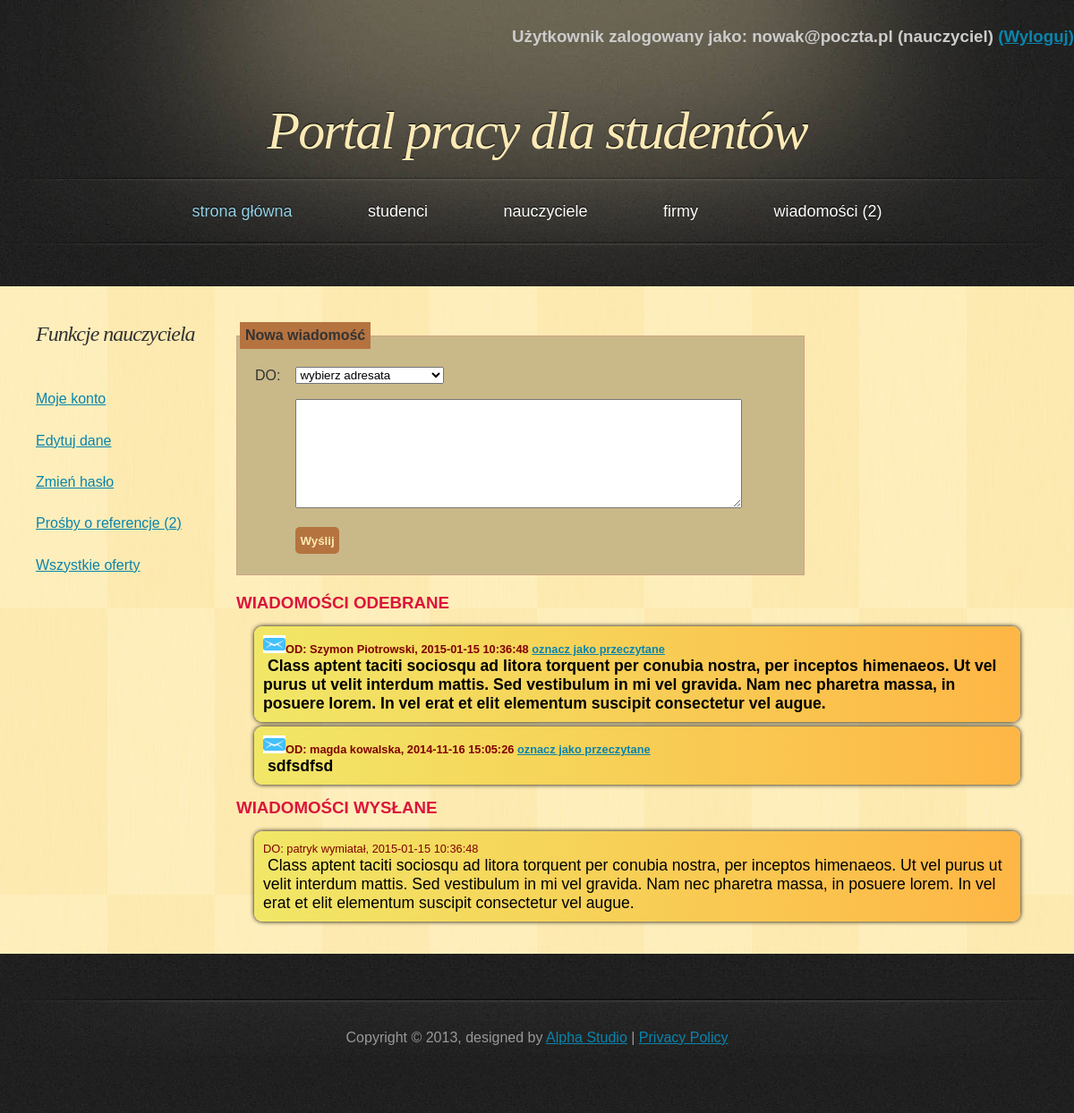
/PortalPracy/php/messages.php (signed in), run on the app's committed database.
### tables this page shows
CREATE TABLE IF NOT EXISTS `message` (
  `message_id` int(11) NOT NULL AUTO_INCREMENT,
  `student_from` int(11) DEFAULT NULL,
  `teacher_from` int(11) DEFAULT NULL,
  `company_from` int(11) DEFAULT NULL,
  `student_to` int(11) DEFAULT NULL,
  `teacher_to` int(11) DEFAULT NULL,
  `company_to` int(11) DEFAULT NULL,
  `content` text,
  `date` datetime NOT NULL,
  `is_read` tinyint(4) NOT NULL,
  PRIMARY KEY (`message_id`),
  KEY `student_from` (`student_from`),
  KEY `company_from` (`company_from`),
  KEY `student_to` (`student_to`),
  KEY `teacher_to` (`teacher_to`),
  KEY `company_to` (`company_to`),
  KEY `teacher_from` (`teacher_from`)
);

CREATE TABLE IF NOT EXISTS `student` (
  `student_id` int(11) NOT NULL AUTO_INCREMENT,
  `name` varchar(45) NOT NULL,
  `last_name` varchar(45) NOT NULL,
  `address` varchar(50) NOT NULL,
  `telephone` varchar(11) NOT NULL,
  `e_mail` varchar(50) NOT NULL,
  `password` varchar(100) NOT NULL,
  `education` text NOT NULL,
  `languages` text NOT NULL,
  `experience` text NOT NULL,
  `skills` text NOT NULL,
  `interest` text NOT NULL,
  `employment_form` text NOT NULL,
  `change_of_residence` tinyint(1) NOT NULL,
  `salary` float NOT NULL,
  `status` text NOT NULL,
  `account_creation_date` date NOT NULL,
  `is_admin` tinyint(1) NOT NULL DEFAULT '0',
  `photoname` varchar(30) NOT NULL,
  PRIMARY KEY (`student_id`)
);

### PortalPracy/php/classDatabase.php (called while the page is built, shortened)
<?php
class Database {
    private $db;
    function __construct() {
        $this->server = 'localhost';
        $this->user = 'root';
        $this->password = '';
        $this->basename = 'data_base_new';
        $this->db = new mysqli($this->server, $this->user, $this->password, $this->basename);
        if ($this->db->connect_error) {
            die('Blad polaczenia z baza danych (' . $this->db->connect_errno . ') ' . $this->db->connect_error);
        } else {
            $this->db->query("SET NAMES 'utf8'");
        }
    }
    function get_student_data($id) {
        if ($result = $this->db->query("SELECT * FROM `student` WHERE `student_id`='$id'")) {
            if ($result->num_rows == 0) {
                return false;
            } else {
                $obj = $result->fetch_object();
                $array = array();
                $array['name'] = $obj->name;
                $array['last_name'] = $obj->last_name;
                $array['email'] = $obj->e_mail;
                $array['address'] = $obj->address;
                $array['telephone'] = $obj->telephone;
                $array['education'] = $obj->education;
                $array['languages'] = $obj->languages;
                $array['experience'] = $obj->experience;
                $array['skills'] = $obj->skills;
                $array['interest'] = $obj->interest;
                $array['employment_form'] = $obj->employment_form;
                $array['change_of_residence'] = $obj->change_of_residence;
                $array['salary'] = $obj->salary;
                $array['status'] = $obj->status;
                $array['photoname'] = $obj->photoname;
                return $array;
            }
        }
    }
    function get_student_list($start, $onpage) {
        if ($result = $this->db->query("SELECT * FROM `student` ORDER BY `last_name` LIMIT $start, $onpage ")) {
            return $result;
        }
    }
    function get_message_from_teacher($teacher_id) {
        if ($result = $this->db->query("SELECT * FROM `message`  WHERE `teacher_from` =$teacher_id ORDER BY `date` DESC")) {
            return $result;
        }
    }
    function get_message_to_teacher($teacher_id) {
        if ($result = $this->db->query("SELECT * FROM `message`  WHERE `teacher_to` =$teacher_id ORDER BY `date` DESC")) {
            return $result;
        }
    }
}

### PortalPracy/php/messages.php (the view, shortened to what this page needs)
<!DOCTYPE html>
<html>
    <head>
        <link href="../css/style.css" rel="stylesheet" type="text/css" />
    </head>
    <body>
        <div id="header">
            <?php
            include_once 'classPage.php';
            ?>
            <h1><a href="index.php">Portal pracy dla studentów</a></h1>
        </div>
        <div id="main">
            <div id="content">
                <?php
                if (isset($_SESSION['name'])) {
                    include_once 'classDatabase.php';
                    $db = new Database();
                    $students = $db->get_student_list(0, $db->get_student_number());
                    echo "<div id='send_message'>";
                    echo "<form id='send_message' action='send_message.php' method='POST'>
                    <fieldset id='new_message'>
                    <legend>Nowa wiadomość</legend>
                    <table><tbody>
                    <tr>
                    <td> DO:
                    </td>
                    ";
                    echo "<td><select name='recipient' >";
                    echo "<option selected disabled value=''>wybierz adresata</option>";
                    echo "</select></td></tr>";
                    echo "<tr>";
                    echo "<td></td>";
                    echo "<td><textarea rows='8' cols='60' name='content'></textarea>";
                    echo "</td>";
                    echo "</tr>";
                    echo "<tr>";
                    echo "<td></td>";
                    echo "<td><input type='submit' value='Wyślij'/>";
                    echo "</td>";
                    echo "</tr>";
                    echo '
                    </tbody></table>
                    <span class="error"></span>
                    </fieldset>
                    </form>';
                    echo "</div>";
                    echo "<h3 class='conspicuous'>Wiadomości odebrane</h3>";
                    echo "<div id='received'>";
                    if ($_SESSION['usertype'] == 'student') {
                        $result = $db->get_message_to_student($_SESSION['id']);
                    } else if ($_SESSION['usertype'] == 'nauczyciel') {
                        $result = $db->get_message_to_teacher($_SESSION['id']);
                    } else {
                        $result = $db->get_message_to_company($_SESSION['id']);
                    }
                    include_once 'classMessage.php';
                    while ($obj = $result->fetch_object()) {
                        $m = Message::make_new_to_display_received($obj->message_id, $obj->student_from, $obj->teacher_from, $obj->company_from, $obj->content, $obj->date, $obj->is_read);
                        echo $m->display_received();
                    }
                    echo "</div>";
                    echo "<h3 class='conspicuous'>Wiadomości wysłane</h3>";
                    echo "<div id='sent'>";
                    if ($_SESSION['usertype'] == 'student') {
                        $result = $db->get_message_from_student($_SESSION['id']);
                    } else if ($_SESSION['usertype'] == 'nauczyciel') {
                        $result = $db->get_message_from_teacher($_SESSION['id']);
                    } else {
                        $result = $db->get_message_from_company($_SESSION['id']);
                    }
                    while ($obj = $result->fetch_object()) {
                        $m = Message::make_new_to_display_sent($obj->student_to, $obj->teacher_to, $obj->company_to, $obj->content, $obj->date);
                        echo $m->display_sent();
                    }
                    echo "</div>";
                }
                ?>
            </div>
            <div id="sidebar">
            </div>
            <div class="clearing">&nbsp;</div>
        </div>
    </body>
</html>

### PortalPracy/php/classMessage.php (shortened to what this page needs)
<?php
include_once 'classDatabase.php';
class Message {
    private $mysqli;
    private $student_from;
    private $teacher_from;
    private $company_from;
    private $student_to;
    private $teacher_to;
    private $company_to;
    private $content;
    private $datetime;
    private $read;
    private $id;
    function __construct() {
        $this->mysqli = new Database();
    }
    public static function make_new_to_display_sent($student_to, $teacher_to, $company_to, $content, $datetime) {
        $obj = new Message();
        $obj->set_student_to($student_to);
        $obj->set_teacher_to($teacher_to);
        $obj->set_company_to($company_to);
        $obj->set_content($content);
        $obj->set_datetime($datetime);
        return $obj;
    }
    public static function make_new_to_display_received($id, $student_from, $teacher_from, $company_from, $content, $datetime, $read) {
        $obj = new Message();
        $obj->set_student_from($student_from);
        $obj->set_teacher_from($teacher_from);
        $obj->set_company_from($company_from);
        $obj->set_content($content);
        $obj->set_datetime($datetime);
        $obj->set_read($read);
        $obj->set_id($id);
        return $obj;
    }
    function display_received() {
        if (!is_null($this->student_from)) {
            $s = $this->mysqli->get_student_data($this->student_from);
            $name = $s['name'];
            $last_name = $s['last_name'];
        } else if (!is_null($this->teacher_from)) {
            $t = $this->mysqli->get_teacher_data($this->teacher_from);
            $name = $t['name'];
            $last_name = $t['last_name'];
        } else if (!is_null($this->company_from)) {
            $c = $this->mysqli->get_company_data($this->company_from);
            $name = $c['name'];
            $last_name = '';
        }
        $string = "<div class='message'>";
        if ($this->read == 0) {
            $string.= "<div id='message$this->id' class='unread'>";
        } else {
            $string.= "<div>";
        }
        $string.="<span class='message_header'>";
        if ($this->read == 0) {
            $string.="<img id='icon$this->id' src='../images/message_icon.png' class='icon'/>";
        }
        $string.= "OD: " . $name . " " . $last_name . ", " . $this->datetime;
        if ($this->read == 0) {
            $string.="          <a id='read$this->id' onclick='mark_as_read(" . $this->id . ")'>oznacz jako przeczytane</a>";
        }
        $string.="</span><br/> ";
        $string.="<span class='message_content '>" . $this->content . "</span>";
        $string.="</div></div>";
        return $string;
    }
    function display_sent() {
        if (!is_null($this->student_to)) {
            $s = $this->mysqli->get_student_data($this->student_to);
            $name = $s['name'];
            $last_name = $s['last_name'];
        } else if (!is_null($this->teacher_to)) {
            $t = $this->mysqli->get_teacher_data($this->teacher_to);
            $name = $t['name'];
            $last_name = $t['last_name'];
        } else if (!is_null($this->company_to)) {
            $c = $this->mysqli->get_company_data($this->company_to);
            $name = $c['name'];
            $last_name = '';
        }
        $string = "<div class='message'>";
        $string.="<span class='message_header'>";
        $string.= "DO: " . $name . " " . $last_name . ", " . $this->datetime . "</span><br/> ";
        $string.="<span class='message_content '>" . $this->content . "</span>";
        $string.="</div>";
        return $string;
    }
    public function set_student_from($student_from) {
        $this->student_from = $student_from;
    }
    public function set_teacher_from($teacher_from) {
        $this->teacher_from = $teacher_from;
    }
    public function set_company_from($company_from) {
        $this->company_from = $company_from;
    }
    public function set_student_to($student_to) {
        $this->student_to = $student_to;
    }
    public function set_teacher_to($teacher_to) {
        $this->teacher_to = $teacher_to;
    }
    public function set_company_to($company_to) {
        $this->company_to = $company_to;
    }
    public function set_content($content) {
        $this->content = $content;
    }
    public function set_datetime($datetime) {
        $this->datetime = $datetime;
    }
    public function set_read($read) {
        $this->read = $read;
    }
    public function set_id($id) {
        $this->id = $id;
    }
}

### PortalPracy/css/style.css (style rules this page uses)
* { margin: 0; padding: 0; }
body { font: 16px "Trebuchet MS", Arial, Helvetica, sans-serif; color: #333333; background: #202020 url('../images/bg.jpg'); }
h1, h2 { font-family: Georgia, Times, serif; font-weight: normal; font-style: italic; }
h1 { font-size: 3em; letter-spacing: -2px; }
a { text-decoration: underline; color: #0A84AC; }
img { border: 1px solid #555555; }
#header, #menu, #footer { margin: 0 auto; width: 1200px; }
#header { height: 197px; background: #202020 url('../images/header.jpg'); }
#header h1 { font-size: 60px; text-align: center; text-shadow: 0px -1px 1px #000000; color: #FDEAB5; padding-top: 60px; }
#header h1 a { text-decoration: none; color: #FDEAB5; }
#main { width: 1120px; margin: 0 auto 50px auto; padding: 40px 40px 0 40px; background: #FEEBB2 url('../images/main.jpg'); }
#content { float: right; width: 80%; padding: 0 0 20px 0; }
#sidebar { float: left; width: 20%; padding: 0 0 20px 0; }
.clearing { clear: both; height: 1px; overflow: hidden; }
form { margin: 0; }
td { padding-left: 15px; padding-top: 15px; }
td input { height: 30px; }
.error { float: none; color: #FF0000; padding-left: 5px; vertical-align: top; }
.conspicuous { color: crimson; text-transform: uppercase; font-weight: bold; }
.icon { height: 20px; width: 25px; border: 0; }
#new_message { border: 1px solid #CCA383; width: 70%; background: #C9B989; padding: 3px; margin-bottom :20px; }
#new_message legend { background: #B57340; padding: 6px; font-weight: bold; }
#new_message textarea { width: 100%; }
#new_message input { background: #B57340; color: #FEEBB2; padding: 5px; border:0 none; -webkit-border-radius: 5px; border-radius: 5px; font-weight: bold; }
.message { margin: 5px; padding: 10px; border-radius: 9px; box-shadow: 0px 0px 5px #000000; background: rgba(241,231,103,1); background: -moz-linear-gradient(left, rgba(241,231,103,1) 0%, rgba(254,182,69,1) 100%); background: -webkit-gradient(left top, right top, color-stop(0%, rgba(241,231,103,1)), color-stop(100%, rgba(254,182,69,1))); background: -webkit-linear-gradient(left, rgba(241,231,103,1) 0%, rgba(254,182,69,1) 100%); background: -o-linear-gradient(left, rgba(241,231,103,1) 0%, rgba(254,182,69,1) 100%); background: -ms-linear-gradient(left, rgba(241,231,103,1) 0%, rgba(254,182,69,1) 100%); background: linear-gradient(to right, rgba(241,231,103,1) 0%, rgba(254,182,69,1) 100%); filter: progid:DXImageTransform.Microsoft.gradient( startColorstr='#f1e767', endColorstr='#feb645', GradientType=1 ); }
.message_header { font-size:80%; color:#7f0000; }
.message_content { padding: 5px; font-size: 110%; color: black; }
#received, #sent { margin: 15px; }
.unread { font-weight: bold; }

### data on the page
message: is_read 0 (drawn), display_received "OD: Szymon Piotrowski, 2015-01-15 10:36:48", content "Class aptent taciti sociosqu ad litora torquent per conubia nostra, per inceptos himenaeos. Ut vel purus ut velit interdum mattis. Sed vestibulum in mi vel gravida. Nam nec pharetra massa, in posuere lorem. In vel erat et elit elementum suscipit consectetur vel augue."
message: is_read 0 (drawn), display_received "OD: magda kowalska, 2014-11-16 15:05:26", content "sdfsdfsd"
message: student_to.name "patryk", student_to.last_name "wymiatał", date "2015-01-15 10:36:48", content "Class aptent taciti sociosqu ad litora torquent per conubia nostra, per inceptos himenaeos. Ut vel purus ut velit interdum mattis. Sed vestibulum in mi vel gravida. Nam nec pharetra massa, in posuere lorem. In vel erat et elit elementum suscipit consectetur vel augue."

### other printed values
$_SESSION['name'] "nowak@poczta.pl"
$_SESSION['usertype'] "nauczyciel"
$num_mes "2"
$result->num_rows "2"
